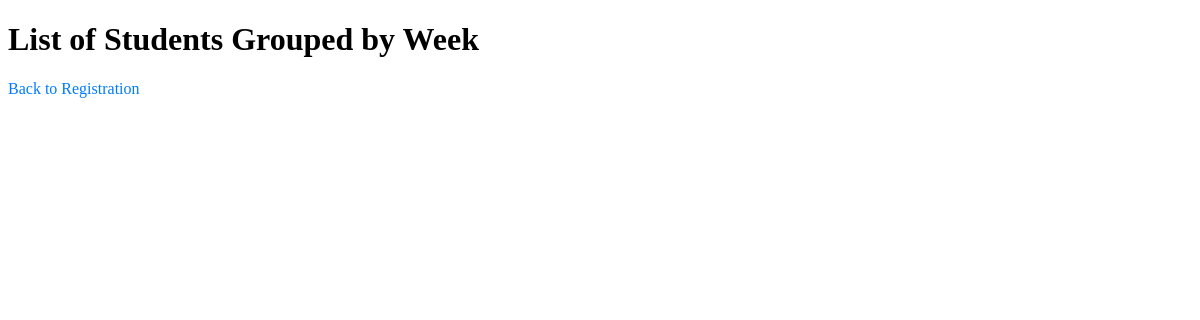
Before: /students with the older database file.
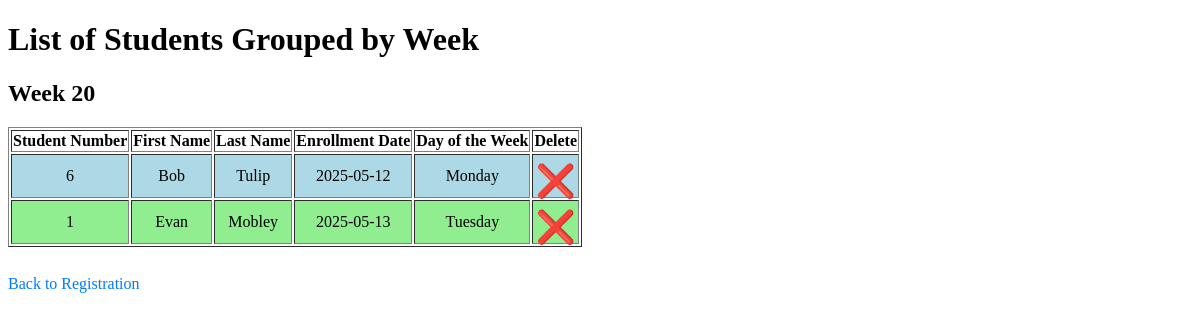
After: the same page with the newer database file.
### tables this page shows
CREATE TABLE student(
                    StudentNumber TEXT NOT NULL,
                    FirstName TEXT NOT NULL,
                    LastName TEXT NOT NULL,
                    EnrollmentDate DATE,
                    PRIMARY KEY (StudentNumber, EnrollmentDate));

### Backend/backend.py (the view)
@app.route('/students')
def view_data():
    con = sqlite3.connect("student-database.db")
    con.row_factory = sqlite3.Row
    cur = con.cursor()
    cur.execute("SELECT * FROM student")
    rows = cur.fetchall()
    con.close()
    students_by_week = defaultdict(list)
    for student in rows:
        student_dict = dict(student)
        enrollment_date = datetime.strptime(student_dict["EnrollmentDate"], "%Y-%m-%d")
        week_number = enrollment_date.isocalendar()[1]  # Get ISO week number
        day_of_week = enrollment_date.strftime("%A")  # Get full weekday name
        student_dict["DayOfWeek"] = day_of_week  # Add day of week to student data
        students_by_week[week_number].append(student_dict)
    sorted_weeks = dict(sorted(students_by_week.items(), key=lambda x: x[0], reverse=True))
    return render_template('students.html', students_by_week=sorted_weeks)

### Backend/backend.py (called while the page is built)
def get_db():
    con = sqlite3.connect("student-database.db")
    con.row_factory = sqlite3.Row
    return con

def create_student_database():
    con = get_db()
    cur = con.cursor()
    cur.execute("""
                CREATE TABLE IF NOT EXISTS student(
                    StudentNumber INTEGER,
                    FirstName TEXT NOT NULL,
                    LastName TEXT NOT NULL,
                    EnrollmentDate DATE,
                    PRIMARY KEY (StudentNumber, EnrollmentDate));
                """)
    con.commit()
    con.close()

def create_daily__counter_database():
    con = get_db()
    cur = con.cursor()
    cur.execute("""
                CREATE TABLE IF NOT EXISTS daily_counter(
                    date DATE,
                    count INTEGER NOT NULL,
                    PRIMARY KEY (date, count));
                """)
    con.commit()
    con.close()

@app.before_request
def initialize():
    create_student_database()
    create_daily__counter_database()

### Frontend/templates/students.html (shortened to what this page needs)
<!DOCTYPE html>
<html lang="en">
    <head>
        <link rel = "stylesheet" href= "../static/css/students.css">
    </head>
    <body>
        <h1>List of Students Grouped by Week</h1>
        {% for week, students_in_week in students_by_week.items() %}
            <h2>Week {{ week }}</h2>
            <table border="1">
                <thead>
                    <tr>
                        <th>Student Number</th>
                        <th>First Name</th>
                        <th>Last Name</th>
                        <th>Enrollment Date</th>
                        <th>Day of the Week</th>
                        <th>Delete</th>
                    </tr>
                </thead>
                <tbody>
                    {% for student in students_in_week %}
                        <tr class="{{ student['DayOfWeek']|lower }}">
                            <td>{{ student["StudentNumber"] }}</td>
                            <td>{{ student["FirstName"] }}</td>
                            <td>{{ student["LastName"] }}</td>
                            <td>{{ student["EnrollmentDate"] }}</td>
                            <td>{{ student["DayOfWeek"] }}</td>
                            <td>
                                <a href="{{ url_for('delete_student', first_name = student["FirstName"], last_name = student["LastName"]) }}">
                                    <button>&#x274C;</button>
                                </a>
                            </td>
                        </tr>
                    {% endfor %}
                </tbody>
            </table>
            <br>
        {% endfor %}
        <a href="/">Back to Registration</a>
    </body>
</html>

### Frontend/static/css/students.css (style rules this page uses)
.monday { --day_color: lightblue; background-color: var(--day_color); }
.tuesday { --day_color: lightgreen; background-color: var(--day_color); }
a { display: block; margin-top: 10px; color: #007BFF; text-decoration: none; }
button { display: block; width: 100%; height: 100%; padding: 0; font-size: 2rem; background-color: transparent; border: none; color: inherit; cursor: pointer; text-align: center; line-height: 1; }
td { padding: 0; height: 100%; vertical-align: middle; text-align: center; }

Changed rows visible on the page:
added student: StudentNumber "6", FirstName "Bob", LastName "Tulip", EnrollmentDate "2025-05-12", DayOfWeek "Monday"
added student: StudentNumber "1", FirstName "Evan", LastName "Mobley", EnrollmentDate "2025-05-13", DayOfWeek "Tuesday"
Other visible differences:
new list line: "Week 20 Student Number First Name Last Name Enrollment Date Day of the Week Delete"
